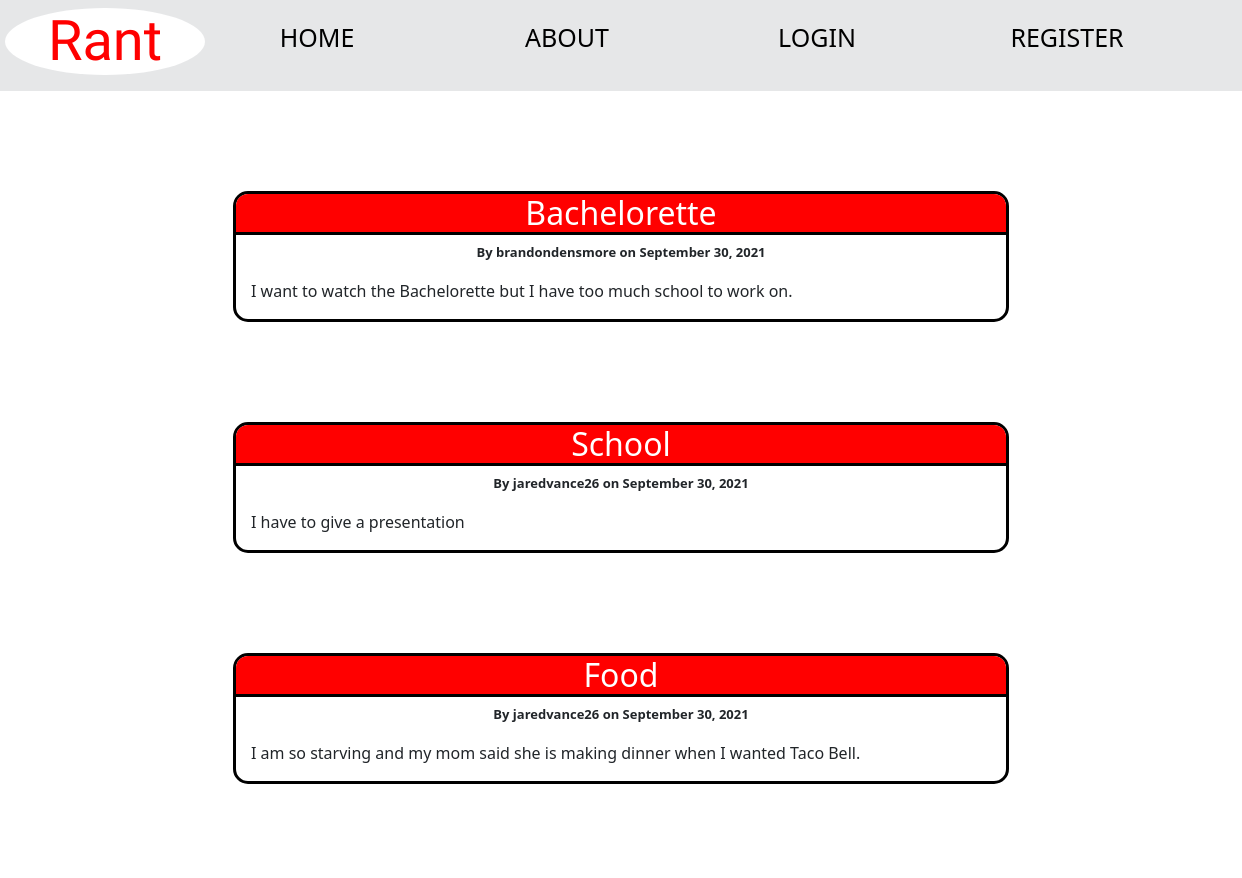
Before: / (upper part) with the older database file.
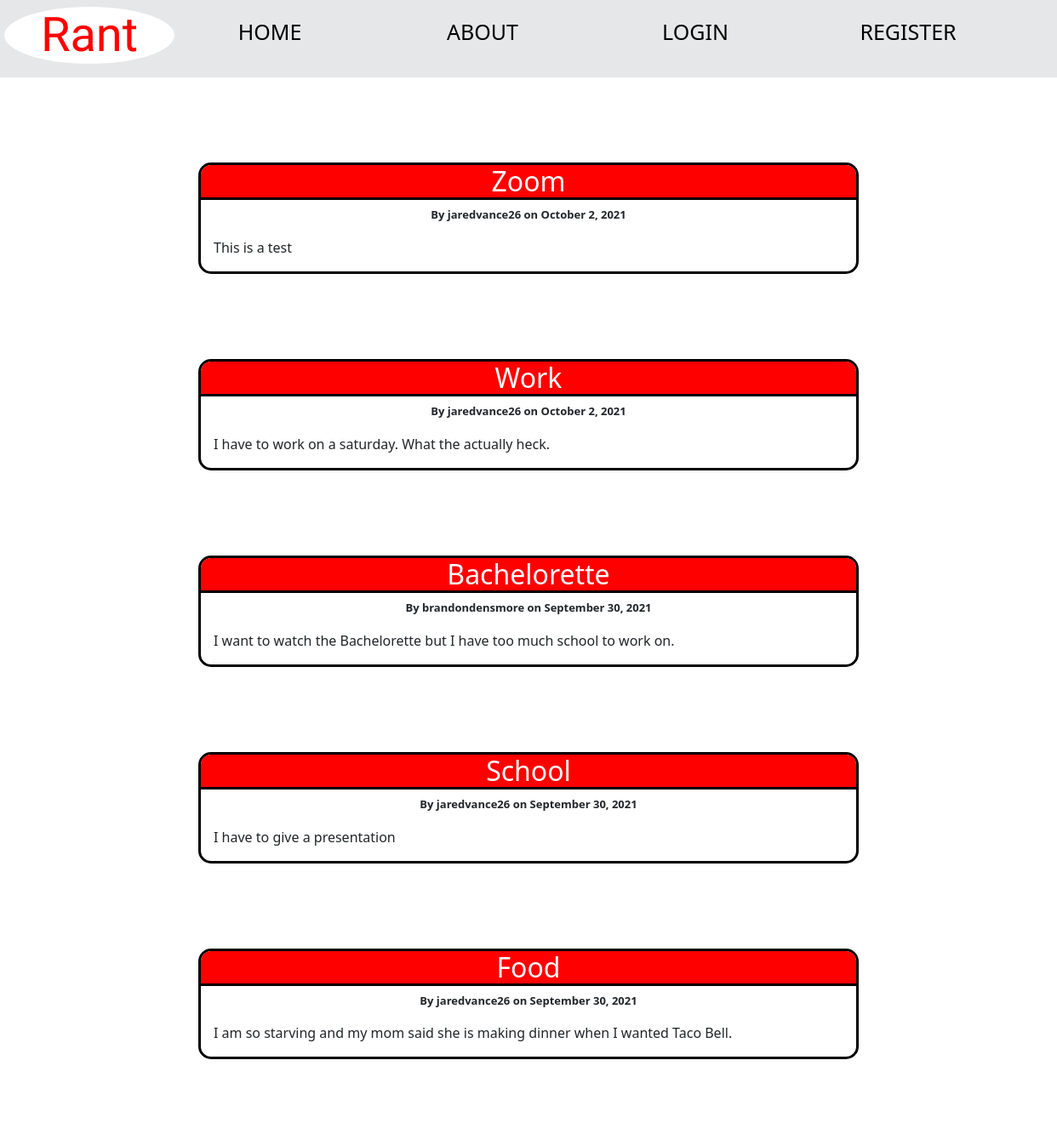
After: the same page with the newer database file.
### blog/models.py (models this page shows, shortened)
class Post(models.Model):
    title = models.CharField(max_length=100)
    content = models.TextField()
    dated_posted = models.DateTimeField(auto_now_add=True)
    author = models.ForeignKey(User, on_delete=models.CASCADE)

### blog/views.py (the view)
# urls.py: path('', PostView.as_view(), name='blog-home'),
class PostView(ListView):
    model = Post
    template_name = 'blog/home.html'
    context_object_name = 'posts'
    ordering = ['-dated_posted']

### blog/templates/blog/home.html
{% extends "blog/base.html" %}
{% block content %}
    {% for post in posts %}
        <article class="post">
            <h2>{{ post.title }}</h2>
            <p class="author-date"><strong>By {{ post.author }} on {{ post.dated_posted | date:"F j, Y"}}</strong></p>
            <p class="post-rant"> {{ post.content }}</p>
        </article>
    {% endfor %}
{% endblock content %}

### blog/templates/blog/base.html (shortened to what this page needs)
{% load static %}
<!DOCTYPE html>
<html lang="en">
<head>
    <link href="https://cdn.jsdelivr.net/npm/bootstrap@5.1.1/dist/css/bootstrap.min.css" rel="stylesheet">
    <link rel="stylesheet" type="text/css" href= "{% static 'blog/main.css' %}">
</head>
<body>
    <header>
        <div class="grid">
            <h1 class="logo">Rant</h1>
            <nav>
                <ul>
                    <li><a href= "{% url 'blog-home' %}">HOME</a></li>
                    <li><a href="{% url 'blog-about' %}">ABOUT</a></li>
                    {% if user.is_authenticated %}
                        <li><a href="{% url 'logout' %}">LOGOUT</a></li>
                    {% else %}
                        <li><a href="{% url 'login' %}">LOGIN</a></li>
                    {% endif %}
                    <li><a href="{% url 'register' %}">REGISTER</a></li>
                </ul>
            </nav>
        </div>
    </header>
    <div class="container">
        {% block content %} {% endblock %}
    </div>
</body>
</html>

### blog/static/blog/main.css (style rules this page uses)
.logo { font-family: 'Gluten', cursive; color: red; font-size: 3.5em; justify-self: center; background-color: white; align-self:center; width: 200px; text-align:center; border-radius: 75%; }
.container { max-width: 800px; }
.post { margin-bottom: 50px; border: 3px solid black; border-radius: 15px; margin-top: 100px; }
.post h2 { text-align: center; background-color: red; color: white; border-top-left-radius: 12px; border-top-right-radius: 12px; border-bottom: 3px solid black; }
.post .author-date { font-size: small; text-align:center; }
.post-rant { padding-left: 15px; padding-right: 15px; }
.grid { display: grid; grid-template-columns: 1fr 4fr; }
header { background-color: #E6E7E8; }
nav ul { display:flex; justify-self: end; height: 75px; align-items: center; }
nav ul li { margin-right: 100px; list-style-type: none; font-size: 25px; width: 150px; text-align: center; border-radius: 12px; }
nav ul li a { color: black; text-decoration: none; }
.grid nav { justify-self: right; }

Changed rows visible on the page:
added Post: title "Zoom", author "jaredvance26", dated_posted "October 2, 2021", content "This is a test"
added Post: title "Work", author "jaredvance26", dated_posted "October 2, 2021", content "I have to work on a saturday. What the actually heck."
